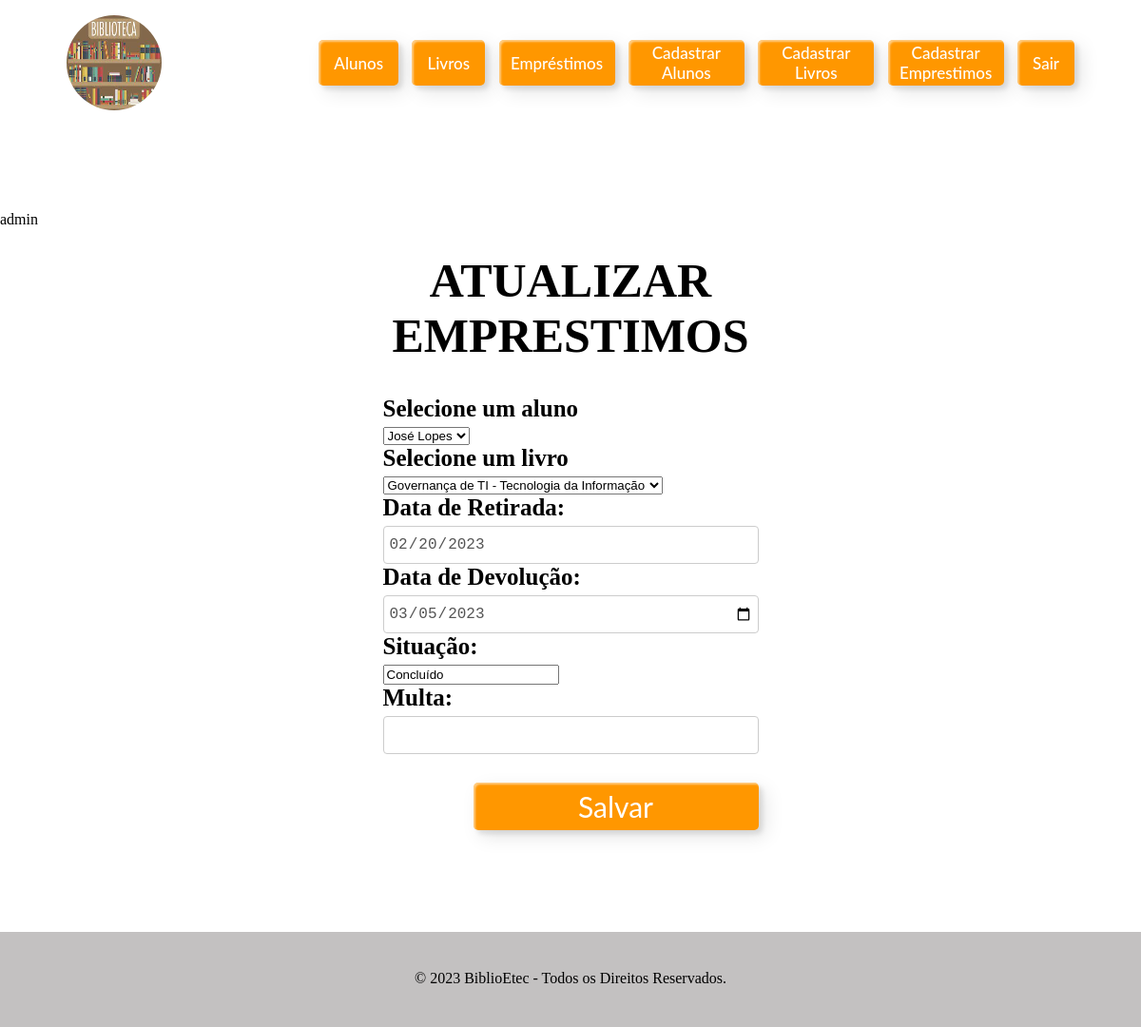
The app's page /BIBLIOTEC/views/Cadastros/emprestimo.php?id_emp=1 (signed in) with its own data.
### tables this page shows
CREATE TABLE EMPRESTIMO(
	ID_EMP INT auto_increment primary key,
	ID_LIVRO INT NOT NULL,
    RM INT NOT NULL,
    DATA_RETIRADA DATE NOT NULL,
    DATA_DEVOLUCAO DATE,
    SITUACAO VARCHAR(30) NOT NULL,
    MULTA DECIMAL(10,2),
    CONSTRAINT FK_EMPRESTIMO_LIVRO FOREIGN KEY(ID_LIVRO) REFERENCES LIVRO(ID_LIVRO),
    CONSTRAINT FK_EMPRESTIMO_ALUNO FOREIGN KEY(RM) REFERENCES ALUNO(RM)
);

CREATE TABLE ALUNO(
	RM INT NOT NULL,
    NOME VARCHAR(60) NOT NULL,
    TELEFONE VARCHAR(14) NOT NULL,  
    DATA_NASC DATE NOT NULL,
    EMAIL VARCHAR(100) NOT NULL,
    SENHA VARCHAR(32) NOT NULL,
    CURSO VARCHAR(40) NOT NULL,
    SERIE CHAR(1) NOT NULL, 
    ANO_INGRESSO year NOT NULL,
    PERIODO CHAR(5) NOT NULL,
    PRIMARY KEY (RM)
);

CREATE TABLE LIVRO(
	ID_LIVRO INT auto_increment primary key,
	ISBN CHAR(17) NOT NULL,  
    TITULO VARCHAR(80) NOT NULL,
    AUTOR VARCHAR(100) NOT NULL, 
    EDITORA VARCHAR(80) NOT NULL,
    GENERO VARCHAR(40),
    ANO YEAR NOT NULL,
    EXEMPLAR INT NOT NULL,
    SITUACAO VARCHAR(30) NOT NULL
);

### bibliotec/config.php (called while the page is built, shortened)
<?php
function url_base() {
    return 'http://localhost:8080/BIBLIOTEC';
}
require 'db/db.php';

### bibliotec/db/db.php (called while the page is built, shortened)
<?php
function query($sql, $conexao) {
    $consulta = mysqli_query($conexao, $sql);
    return $consulta;
}
$conexao = mysqli_connect(DB_SERVIDOR, DB_USUARIO, DB_SENHA, DB_NOME);
$sql = "
SELECT
    LIVRO.TITULO,
    ALUNO.RM,
    ALUNO.NOME,
    EMPRESTIMO.ID_EMP,
    EMPRESTIMO.ID_LIVRO,
    EMPRESTIMO.DATA_RETIRADA,
    EMPRESTIMO.DATA_DEVOLUCAO,
    EMPRESTIMO.SITUACAO,
    EMPRESTIMO.MULTA
FROM
    LIVRO,
    ALUNO,
    EMPRESTIMO
WHERE
    (EMPRESTIMO.ID_LIVRO = LIVRO.ID_LIVRO)
        AND (EMPRESTIMO.RM = ALUNO.RM)
";
$consulta_emprestimos = query($sql, $conexao);
?>

### bibliotec/views/Cadastros/emprestimo.php (the view, shortened to what this page needs)
<?php
    require '../../config.php';
    require '../componentes/header.php';
    if(isset($_SESSION['login'])) {
        echo $_SESSION['usuario'];
?>
<link href="<?php echo url_base(); ?>/css/form.css" rel="stylesheet" type="text/css" />
<main class="container2">
    <?php if (!isset($_GET['id_emp'])) { ?>
        <form method="POST" action="<?php echo url_base(); ?>/actions/action-cadastro-emprestimos.php">
            <center><h1>CADASTRO <BR> EMPRESTIMOS</H1></center>
            <div class="form-group">
                <label for="escolha_aluno">Selecione um aluno</label>
                <select name="escolha_aluno">
                    <?php
                        while ($linha = mysqli_fetch_array($consulta_alunos)) {
                            echo '
                            <option value="'. $linha['RM'] .'">
                                '. $linha['NOME'] .'
                            </option>';
                        };
                    ?>
                </select>
            </div>
            <div class="form-group">
                <label for="escolha_livro">Selecione um livro</label>
                <select name="escolha_livro">
                    <?php
                        while ($linha = mysqli_fetch_array($consulta_livros)) {
                            echo '
                            <option value="'. $linha['ID_LIVRO'] .'">
                                '. $linha['TITULO'] .'
                            </option>';
                        };
                    ?>
                </select>
            </div>
            <div class="form-group">
                <label for="dataretirada">Data de Retirada:</label>
                <input type="date" class="form-control" name="data-retirada">
            </div>
            <div class="form-group">
                <label for="datadevolucao">Data de Devolução:</label>
                <input type="date" class="form-control" name="data-devolucao" >
            </div>
            <div class="form-group">
                <label for="situacao">Situação:</label>
                <input type="hidden" name="situacao" value="Aceito" />
            </div>
            <div class="form-group">
                <label for="multa">Multa:</label>
                <input type="text" class="form-control" name="multa">
            </div>
            <button type="submit" value="Cadastrar" class="custom-btn-2 btn-14-2" style="width: 900px">
                salvar
            </button>
        </form>
    <?php }  else  {
        while ($linha = mysqli_fetch_array($consulta_emprestimos)) {
            if ($_GET['id_emp'] == $linha['ID_EMP']) {
                $linha_atual = $linha;
    ?>
                <form method="POST" action="<?php echo url_base(); ?>/actions/emprestimo/editar.php">
                    <center><h1>ATUALIZAR <BR> EMPRESTIMOS</H1></center>
                    <div class="form-group">
                        <label for="escolha_aluno">Selecione um aluno</label>
                        <select name="escolha_aluno">
                            <option value="<?php echo $linha_atual['RM']; ?>">
                                <?php echo $linha_atual['NOME']; ?>
                            </option>
                        </select>
                    </div>
                    <div class="form-group">
                        <label for="escolha_livro">Selecione um livro</label>
                        <select name="escolha_livro">
                            <option value="<?php echo $linha_atual['ID_LIVRO']; ?>">
                                <?php echo $linha_atual['TITULO']; ?>
                            </option>
                        </select>
                    </div>
                    <div class="form-group">
                        <label for="dataretirada">Data de Retirada:</label>
                        <input type="date" class="form-control" name="data-retirada" value="<?php echo $linha_atual['DATA_RETIRADA']; ?>" disabled>
                    </div>
                    <div class="form-group">
                        <label for="datadevolucao">Data de Devolução:</label>
                        <input type="date" class="form-control" name="data-devolucao" value="<?php echo $linha_atual['DATA_DEVOLUCAO']; ?>">
                    </div>
                    <div class="form-group">
                        <label for="situacao">Situação:</label>
                        <input type="text" name="situacao" value="<?php echo $linha_atual['SITUACAO']; ?>" />
                    </div>
                    <div class="form-group">
                        <label for="multa">Multa:</label>
                        <input type="text" class="form-control" name="multa" value="<?php echo $linha_atual['MULTA']; ?>">
                    </div>
                    <button type="submit" value="Cadastrar" class="custom-btn-2 btn-14-2" style="width: 900px">
                        Salvar
                    </button>
                </form>
    <?php
            }
        }
    }
    ?>
    </main>
<?php
} else {
        header('location: ../../index.php') ;
    }
?>
<?php
    require '../componentes/footer.php';
?>

### bibliotec/css/style.css (style rules this page uses)
main { height: 100vh; }
.form-group label { display: block; font-weight: bold; margin-bottom: 5px; }
.form-control { display: block; width: 100%; height: 40px; padding: 5px; font-size: 16px; line-height: 1.5; color: #555; background-color: #fff; background-image: none; border: 1px solid #ccc; border-radius: 4px; }
form { border-radius: 4%; padding: 15px; background-color: rgba(255,255,255,.5); font-size: 25px; }
button { margin-left: 95px; margin-top: 30px; }
.container2 { width: 100%; height: 650px; background: #ffffff; display: flex; flex-direction: row; justify-content: center; align-items: center; }
.custom-btn-2 { max-width: 300px; height: 50px; color: #fff; border-radius: 5px; padding: 10px 25px; font-family: 'Lato', sans-serif; font-size: 30px; font-weight: 500px; justify-content: center; align-items: center; background: transparent; cursor: pointer; transition: all 0.3s ease; position: relative; display: flex; gap: 1rem; box-shadow:inset 2px 2px 2px 0px rgba(255,255,255,.5), 7px 7px 20px 0px rgba(0,0,0,.1), 4px 4px 5px 0px rgba(0,0,0,.1); outline: none; }

### bibliotec/css/form.css (style rules this page uses)
.form-group label { display: block; font-weight: bold; margin-bottom: 5px; }
.form-control { display: block; width: 100%; height: 40px; padding: 5px; font-size: 16px; line-height: 1.5; color: #555; background-color: #fff; background-image: none; border: 1px solid #ccc; border-radius: 4px; }
form { border-radius: 4%; padding: 15px; background-color: rgba(255,255,255,.5); font-size: 25px; }
button { margin-left: 95px; margin-top: 30px; }
.container2 { width: 100%; height: 650px; background: #ffffff; display: flex; flex-direction: row; justify-content: center; align-items: center; }
.custom-btn-2 { max-width: 300px; height: 50px; color: #fff; border-radius: 5px; padding: 10px 25px; font-family: 'Lato', sans-serif; font-size: 30px; font-weight: 500px; justify-content: center; align-items: center; background: transparent; cursor: pointer; transition: all 0.3s ease; position: relative; display: flex; gap: 1rem; box-shadow:inset 2px 2px 2px 0px rgba(255,255,255,.5), 7px 7px 20px 0px rgba(0,0,0,.1), 4px 4px 5px 0px rgba(0,0,0,.1); outline: none; }
.btn-14-2 { background: rgb(255,151,0); border: none; z-index: 1; }
.btn-14-2:after { position: absolute; content: ""; width: 100%; height: 0; top: 0; left: 0; z-index: -1; border-radius: 5px; background-color: #eaf818; background-image: linear-gradient(315deg, #eaf818 0%, #f6fc9c 74%); box-shadow:inset 2px 2px 2px 0px rgba(255,255,255,.5) 7px 7px 20px 0px rgba(0,0,0,.1), 4px 4px 5px 0px rgba(0,0,0,.1); transition: all 0.3s ease; }

### records on screen
emprestimo: escolha_aluno "José Lopes", escolha_livro "Governança de TI - Tecnologia da Informação", data-retirada "02/20/2023", data-devolucao "03/05/2023", situacao "Concluído"

### other values on screen
$_SESSION['usuario'] "admin"
